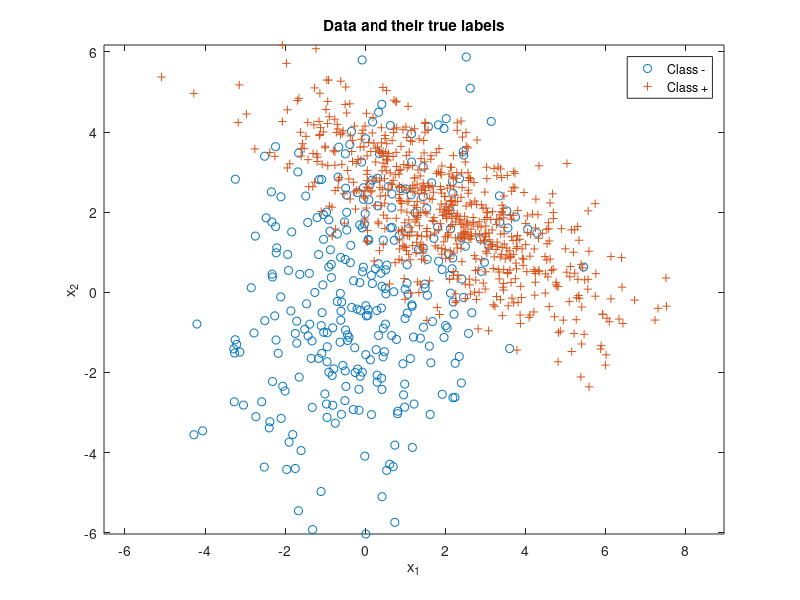

Reproduce this figure in MATLAB. (Note: this script raises an error after producing the figure.)
% Initial parameter setting
clear all, close all,
n = 2; % number of feature dimensions
N = 999; % number of iid samples
mu(:,1) = [0;0]'; mu(:,2) = [2;2]';
Sigma(:,:,1) = [3,0.5; 0.5,5]; Sigma(:,:,2) = [4,-1.9; -1.9,2];
p = [0.3,0.7]; % class priors for labels - and + respectively
label = rand(1,N) >= p(1);
Nc = [length(find(label==0)),length(find(label==1))]; % number of samples from each class
x = zeros(n,N); % save up space
for l = 0:1 % Draw samples from each class pdf
    %x(:,label==l) = randGaussian(Nc(l+1),mu(:,l+1),Sigma(:,:,l+1));
    x(:,label==l) = mvnrnd(mu(:,l+1),Sigma(:,:,l+1),Nc(l+1))';
end

% plot data and their true labels
figure(1), clf,
plot(x(1,label==0),x(2,label==0),'o'), hold on,
plot(x(1,label==1),x(2,label==1),'+'), axis equal,
legend('Class -','Class +'), 
title('Data and their true labels'),
xlabel('x_1'), ylabel('x_2'), 

% MAP decision
lambda = [0 1;1 0]; % loss values
gamma = (lambda(2,1)-lambda(1,1))/(lambda(1,2)-lambda(2,2)) * p(1)/p(2); %threshold
discriminantScore = log(evalGaussian(x,mu(:,2),Sigma(:,:,2)))-log(evalGaussian(x,mu(:,1),Sigma(:,:,1)));% - log(gamma);
decisionMAP = (discriminantScore >= log(gamma));
ind00 = find(decisionMAP==0 & label==0); % probability of true negative
ind10 = find(decisionMAP==1 & label==0); % probability of false positive
ind01 = find(decisionMAP==0 & label==1); % probability of false negative
ind11 = find(decisionMAP==1 & label==1); % probability of true positive
errorMAP = length(ind10) + length(ind01); % the number of error
proberrorMAP = errorMAP/N; % probability of error, empirically estimated
fprintf('Number of  error counts for MAP classifier is %d',errorMAP);
fprintf('\n');
fprintf('Probability of error for MAP classifier is %.4f',proberrorMAP);
fprintf('\n');

% plot data and their inferred (decision) labels by MAP classifier
figure(2), clf,% class - circle, class + plus sign, correct green, incorrect red
plot(x(1,ind00),x(2,ind00),'og'); hold on,
plot(x(1,ind10),x(2,ind10),'or'); hold on,
plot(x(1,ind01),x(2,ind01),'+r'); hold on,
plot(x(1,ind11),x(2,ind11),'+g'); hold on,axis equal,
legend('Correct decisions for data from Class -','Wrong decisions for data from Class -','Wrong decisions for data from Class +','Correct decisions for data from Class +'), 
title('Data and their inferred (decision) labels by MAP classifier'),
xlabel('x_1'), ylabel('x_2'), 

clear ind00 ind01 ind10 ind11

% plot LDA projection of data and their true labels
Sb = (mu(:,1)-mu(:,2))*(mu(:,1)-mu(:,2))';
Sw = Sigma(:,:,1) + Sigma(:,:,2);
[V,D] = eig(inv(Sw)*Sb); % LDA solution satisfies alpha Sw w = Sb w; ie w is a generalized eigenvector of (Sw,Sb)
% equivalently alpha w  = inv(Sw) Sb w
[~,ind] = sort(diag(D),'descend');
wLDA = V(:,ind(1)); % Fisher LDA projection vector
yLDA = wLDA'*x; % All data projected on to the line spanned by wLDA
wLDA = sign(mean(yLDA(find(label==1)))-mean(yLDA(find(label==0))))*wLDA; % ensures class1 falls on the + side of the axis
yLDA = sign(mean(yLDA(find(label==1)))-mean(yLDA(find(label==0))))*yLDA; % flip yLDA accordingly
figure(3), clf,
plot(yLDA(find(label==0)),zeros(1,Nc(1)),'o'), hold on,
plot(yLDA(find(label==1)),zeros(1,Nc(2)),'+'), axis equal,
legend('Class -','Class +'), 
title('LDA projection of data and their true labels'),
xlabel('x_1'), ylabel('x_2'), 

% Estimate the ROC curve for this LDA classifier
[ROCLDA,tauLDA] = estimateROC(yLDA,label);
probErrorLDA = [ROCLDA(1,:)',1-ROCLDA(2,:)']*[sum(label==0),sum(label==1)]'/N; % probability of error for LDA for different threshold values
pEminLDA = min(probErrorLDA);   % minimum probability of error
ind = find(probErrorLDA == pEminLDA);

% LDA deciosion
decision = (yLDA >= tauLDA(ind(1))); % use smallest min-error threshold
ind00 = find(decision==0 & label==0); % probability of true negative
ind10 = find(decision==1 & label==0); % probability of false positive
ind01 = find(decision==0 & label==1); % probability of false negative
ind11 = find(decision==1 & label==1); % probability of true positive
errorLDA = length(ind10) + length(ind01); % the number of error
proberrorLDA = errorLDA/N; % probability of error, empirically estimated
fprintf('Number of  error counts for nLDA classifier is %d',errorLDA);
fprintf('\n');
fprintf('Probability of error for nLDA classifier is %.4f',proberrorLDA);
fprintf('\n');

% plot LDA projection of Data and their inferred (decision) labels
figure(4), clf,% class - circle, class + +, correct green, incorrect red
plot(yLDA(1,ind00),zeros(1,length(ind00)),'og'); hold on,
plot(yLDA(1,ind10),zeros(1,length(ind10)),'or'); hold on,
plot(yLDA(1,ind01),zeros(1,length(ind01)),'+r'); hold on,
plot(yLDA(1,ind11),zeros(1,length(ind11)),'+g'); hold on,axis equal,
legend('Correct decisions for data from Class -','Wrong decisions for data from Class -','Wrong decisions for data from Class +','Correct decisions for data from Class +'), 
title('LDA projection of Data and their inferred (decision) labels'),
xlabel('x_1'), ylabel('x_2'),

% plot data and their inferred (decision) labels by LDA classifier
figure(5), clf,
plot(x(1,ind00),x(2,ind00),'og'); hold on,
plot(x(1,ind10),x(2,ind10),'or'); hold on,
plot(x(1,ind01),x(2,ind01),'+r'); hold on,
plot(x(1,ind11),x(2,ind11),'+g'); hold on,axis equal,
legend('Correct decisions for data from Class -','Wrong decisions for data from Class -','Wrong decisions for data from Class +','Correct decisions for data from Class +'), 
title('Data and their inferred (decision) labels by LDA classifier'),
xlabel('x_1'), ylabel('x_2'),

clear ind00 ind01 ind10 ind11

% LDA deciosion
% decisionLDA = (yLDA >= 0);
% ind00 = find(decisionLDA==0 & label==0); % probability of true negative
% ind10 = find(decisionLDA==1 & label==0); % probability of false positive
% ind01 = find(decisionLDA==0 & label==1); % probability of false negative
% ind11 = find(decisionLDA==1 & label==1); % probability of true positive
% errorLDA = length(ind10) + length(ind01); % the number of error
% proberrorLDA = errorLDA/N; % probability of error, empirically estimated
% fprintf('Number of  error counts for LDA classifier is %d',errorLDA);
% fprintf('\n');
% fprintf('Probability of error for LDA classifier is %.4f',proberrorLDA);
% fprintf('\n');

% plot data and their inferred (decision) labels by LDA classifier
% figure(6), clf,% class - circle, class + +, correct green, incorrect red
% plot(x(1,ind00),x(2,ind00),'og'); hold on,
% plot(x(1,ind10),x(2,ind10),'or'); hold on,
% plot(x(1,ind01),x(2,ind01),'+r'); hold on,
% plot(x(1,ind11),x(2,ind11),'+g'); hold on,axis equal,
% legend('Correct decisions for data from Class -','Wrong decisions for data from Class -','Wrong decisions for data from Class +','Correct decisions for data from Class +'), 
% title('Data and their inferred (decision) labels by LDA classifier'),
% xlabel('x_1'), ylabel('x_2'),
% 
% clear ind00 ind01 ind10 ind11

%  logistic-linear classifier
bLDA = tauLDA(ind(1)); % smallest min-error threshold
% fun1 = sum(log(1-1./(1+exp([a(1) a(2)]*x(:,find(L==1))+a(3)))));
% fun2 = sum(log(1./(1+exp([a(1) a(2)]*x(:,find(L==2))+a(3)))));
% fun = @(a)(sum(1-1./(1+exp([a(1) a(2)]*x(:,find(label==0))+a(3))))+sum(1./(1+exp([a(1) a(2)]*x(:,find(label==1))+a(3)))))/N; 
fun = @(a)(sum(log(1-1./(1+exp([a(1) a(2)]*x(:,find(label==0))+a(3)))))+sum(log(1./(1+exp([a(1) a(2)]*x(:,find(label==1))+a(3))))))/N*(-1); 
b = [wLDA' bLDA]; 
a = fminsearch(fun,b);
decisionLL = (1./(1+exp([a(1) a(2)]*x+a(3))) >= (1-1./(1+exp([a(1) a(2)]*x+a(3)))));
ind00 = find(decisionLL==0 & label==0); % probability of true negative
ind10 = find(decisionLL==1 & label==0); % probability of false positive
ind01 = find(decisionLL==0 & label==1); % probability of false negative
ind11 = find(decisionLL==1 & label==1); % probability of true positive
errorLL = length(ind10) + length(ind01); % the number of error
proberrorLL = errorLL/N; % probability of error, empirically estimated
fprintf('Number of  error counts for logistic-linear classifier is %d',errorLL);
fprintf('\n');
fprintf('Probability of error for logistic-linear classifier is %.4f',proberrorLL);
fprintf('\n');

% plot Data and their inferred (decision) labels by logistic-linear classifier
figure(6), clf,% class - circle, class + +, correct green, incorrect red
plot(x(1,ind00),x(2,ind00),'og'); hold on,
plot(x(1,ind10),x(2,ind10),'or'); hold on,
plot(x(1,ind01),x(2,ind01),'+r'); hold on,
plot(x(1,ind11),x(2,ind11),'+g'); hold on,axis equal,
legend('Correct decisions for data from Class -','Wrong decisions for data from Class -','Wrong decisions for data from Class +','Correct decisions for data from Class +'), 
title('Data and their inferred (decision) labels by logistic-linear classifier'),
xlabel('x_1'), ylabel('x_2'),

function g = evalGaussian(x,mu,Sigma)
% Evaluates the Gaussian pdf N(mu,Sigma) at each coumn of X
[n,N] = size(x);
C = ((2*pi)^n * det(Sigma))^(-1/2);
E = -0.5*sum((x-repmat(mu,1,N)).*(inv(Sigma)*(x-repmat(mu,1,N))),1);
g = C*exp(E);
end

function [ROC,tau] = estimateROC(yLDA,label)
% Generate ROC curve samples
Nc = [length(find(label==0)),length(find(label==1))];
sortedScore = sort(yLDA,'ascend');
tau = [sortedScore(1)-1,(sortedScore(2:end)+sortedScore(1:end-1))/2,sortedScore(end)+1];
% thresholds at midpoints of consecutive scores in sorted list
for k = 1:length(tau)
    decision = (yLDA >= tau(k));
    ind10 = find(decision==1 & label==0); p10 = length(ind10)/Nc(1); % probability of false positive
    ind11 = find(decision==1 & label==1); p11 = length(ind11)/Nc(2); % probability of true positive
    ROC(:,k) = [p10;p11];
end
end